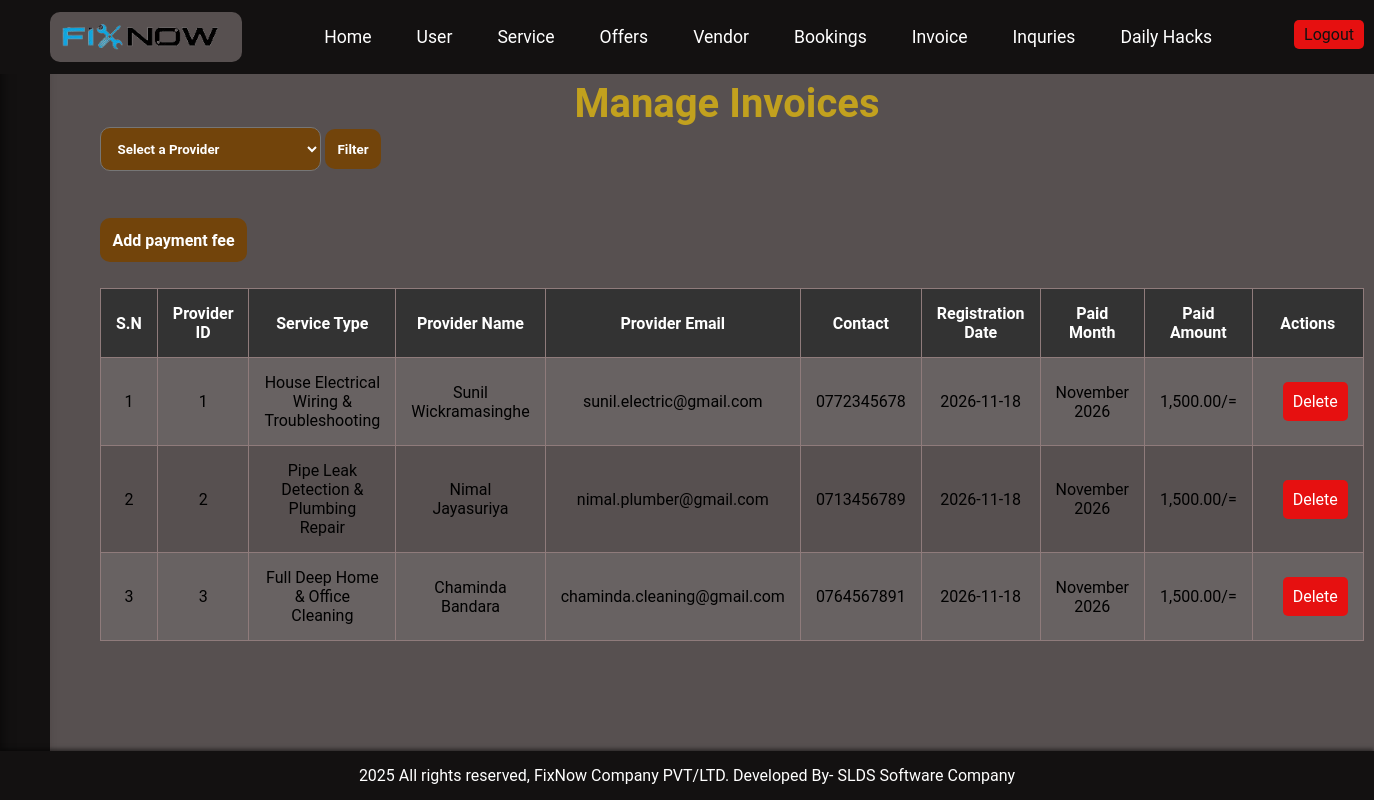
The page /admin/manage-invoice.php (signed in) on the database its author committed.
### tables this page shows
CREATE TABLE `tbl_invoice` (
  `id` int(11) NOT NULL AUTO_INCREMENT,
  `service_provider_id` int(11) NOT NULL,
  `service_type_id` int(11) DEFAULT NULL,
  `mobile_no` varchar(20) DEFAULT NULL,
  `email` varchar(100) DEFAULT NULL,
  `paid_month` varchar(50) DEFAULT NULL,
  `paid_amount` decimal(10,2) NOT NULL DEFAULT 0.00,
  `message` text DEFAULT NULL,
  `status` varchar(50) DEFAULT 'Pending',
  `latitude` decimal(10,6) DEFAULT NULL,
  `longitude` decimal(10,6) DEFAULT NULL,
  `created_at` timestamp NOT NULL DEFAULT current_timestamp(),
  PRIMARY KEY (`id`),
  KEY `service_provider_id` (`service_provider_id`),
  KEY `service_type_id` (`service_type_id`)
);

CREATE TABLE `tbl_service` (
  `id` int(11) NOT NULL AUTO_INCREMENT,
  `category_id` int(11) NOT NULL,
  `service_type` varchar(150) NOT NULL,
  `about_service` text DEFAULT NULL,
  `booking_price` decimal(10,2) NOT NULL DEFAULT 0.00,
  `service_image` varchar(255) DEFAULT NULL,
  `created_at` timestamp NOT NULL DEFAULT current_timestamp(),
  PRIMARY KEY (`id`),
  KEY `category_id` (`category_id`)
);

CREATE TABLE `tbl_service_providers` (
  `id` int(11) NOT NULL AUTO_INCREMENT,
  `registration_code` varchar(50) DEFAULT NULL UNIQUE,
  `full_name` varchar(100) NOT NULL,
  `email` varchar(100) NOT NULL UNIQUE,
  `contact_no` varchar(20) NOT NULL,
  `password` varchar(255) NOT NULL,
  `district_id` int(11) DEFAULT NULL,
  `town_id` int(11) DEFAULT NULL,
  `category_id` int(11) DEFAULT NULL,
  `servicetype_id` int(11) DEFAULT NULL,
  `experience` varchar(100) DEFAULT NULL,
  `available_dates_and_times` varchar(255) DEFAULT NULL,
  `about_you` text DEFAULT NULL,
  `registration_fee_paid` varchar(10) DEFAULT 'no',
  `payment_status` varchar(50) DEFAULT 'Pending',
  `vendor_image` varchar(255) DEFAULT NULL,
  `feedback_url` varchar(255) DEFAULT NULL,
  `status` varchar(50) DEFAULT 'Pending',
  `latitude` decimal(10,6) DEFAULT NULL,
  `longitude` decimal(10,6) DEFAULT NULL,
  `created_at` timestamp NOT NULL DEFAULT current_timestamp(),
  PRIMARY KEY (`id`),
  KEY `district_id` (`district_id`),
  KEY `town_id` (`town_id`),
  KEY `category_id` (`category_id`),
  KEY `servicetype_id` (`servicetype_id`)
);

### admin/manage-invoice.php (the view, shortened to what this page needs)
<?php
include('partials/main.php');
?>
<div class="main-content">
    <h2 class="main-welcome">Manage Invoices</h2>
    <form action="" method="GET" class="filter-form">
        <select name="provider_id" id="provider_id" class="btn-primary">
            <option value="">Select a Provider</option>
        </select>
        <input type="submit" value="Filter" class="btn-primary" />
    </form>
    <br />
    <a href="add-amount.php" class="btn-primary">Add payment fee</a>
    <br />
    <br />
    <table class="tbl-full">
        <tr>
            <th>S.N</th>
            <th>Provider ID</th>
            <th>Service Type</th>
            <th>Provider Name</th>
            <th>Provider Email</th>
            <th>Contact</th>
            <th>Registration Date</th>
            <th>Paid Month</th>
            <th>Paid Amount</th>
            <th style="width: 200px;">Actions</th>
        </tr>
        <?php
        $sql = "SELECT
                    i.id AS invoice_id,
                    i.service_provider_id,
                    i.service_type_id,
                    i.mobile_no,
                    i.email,
                    i.paid_month,
                    i.created_at AS paid_date,
                    i.paid_amount,
                    i.message,
                    sp.full_name AS provider_name,
                    sp.created_at AS registration_date,
                    s.service_type AS service_type
                FROM tbl_invoice i
                LEFT JOIN tbl_service_providers sp ON i.service_provider_id = sp.id
                LEFT JOIN tbl_service s ON i.service_type_id = s.id";
        $result = mysqli_query($conn, $sql);
        if ($result && mysqli_num_rows($result) > 0) {
            $sn = 1;
            while ($row = mysqli_fetch_assoc($result)) {
                ?>
                <tr>
                    <td><?php echo $sn++; ?></td>
                    <td><?php echo $row['service_provider_id']; ?></td>
                    <td><?php echo $row['service_type'] ? $row['service_type'] : 'N/A'; ?></td>
                    <td><?php echo $row['provider_name'] ? $row['provider_name'] : 'N/A'; ?></td>
                    <td><?php echo $row['email']; ?></td>
                    <td><?php echo $row['mobile_no']; ?></td>
                    <td><?php echo date('Y-m-d', strtotime($row['registration_date'])); ?></td>
                    <td><?php echo $row['paid_month'] ? $row['paid_month'] : 'N/A'; ?></td>
                    <td><?php echo number_format($row['paid_amount'], 2); ?>/=</td>
                    <td>
                        <a href="delete-invoice.php?id=<?php echo $row['invoice_id']; ?>" class="btn-danger">Delete</a>
                    </td>
                </tr>
                <?php
            }
        } else {
            echo "<tr><td colspan='10'>No Invoices Found.</td></tr>";
        }
        ?>
    </table>
</div>
<?php include('partials/footer.php'); ?>

### admin/admin_css/style.css (style rules this page uses)
:root { --primary-color: #131111; --primaryHover-color: #333333; --secondary-color: #e61010; --secondaryHover-color: #ff4d4d; --text-color: #ffffff; --textHover-color: #e2cdcd; --hover-color: #ffd700; --background-color: #575050; --border-color: #8f7b7b; --accent-color: #ffcc00; --accentHover-color: #c2a11e; --button: #72440b; --buttonHover: #c58433; --Update: #077a0d; --UpdateHover: #0faa17; --shadow-color: rgba(66, 60, 60, 0.2); }
* { margin: 0; padding: 0; box-sizing: border-box; font-family: 'Roboto', sans-serif; }
body { margin: 0; font-family: Arial, sans-serif; background-color: var(--background-color); padding-top: 60px; }
.main-welcome { font-size: 40px; text-align: center; color: var(--accentHover-color); }
.main-content { padding: 20px; margin-left: 80px; }
.filter-form { margin-bottom: 20px; }
.tbl-full { width: 100%; border-collapse: collapse; margin-top: 20px; margin-bottom: 20px; }
.tbl-full th, .tbl-full td { padding: 15px; text-align: center; border: 1px solid var(--border-color); }
.tbl-full th { background-color: var(--primaryHover-color); color: var(--text-color); font-weight: bold; }
.tbl-full tr:nth-child(even) { background-color: rgba(255, 255, 255, 0.1); }
.tbl-full a { text-decoration: none; }
.btn-primary { background-color: var(--button); padding: 1%; color: white; border-radius: 10px; text-decoration: none; font-weight: bold; margin-bottom: 20px; }
input[type="submit"].btn-primary { border: none; cursor: pointer; }
.btn-secondary, .btn-danger { padding: 10px 10px; border-radius: 5px; color: var(--text-color); }
.btn-danger { background-color: var(--secondary-color); margin-left: 15px; }
a { text-decoration: none; }

### rows shown on the page
tbl_invoice: service_provider "1", tbl_service.service_type "House Electrical Wiring & Troubleshooting", service_provider.full_name "Sunil Wickramasinghe", email "sunil.electric@gmail.com", mobile_no "0772345678", service_provider.created_at "2026-11-18", paid_month "November 2026", paid_amount "1,500.00"
tbl_invoice: service_provider "2", tbl_service.service_type "Pipe Leak Detection & Plumbing Repair", service_provider.full_name "Nimal Jayasuriya", email "nimal.plumber@gmail.com", mobile_no "0713456789", service_provider.created_at "2026-11-18", paid_month "November 2026", paid_amount "1,500.00"
tbl_invoice: service_provider "3", tbl_service.service_type "Full Deep Home & Office Cleaning", service_provider.full_name "Chaminda Bandara", email "chaminda.cleaning@gmail.com", mobile_no "0764567891", service_provider.created_at "2026-11-18", paid_month "November 2026", paid_amount "1,500.00"
